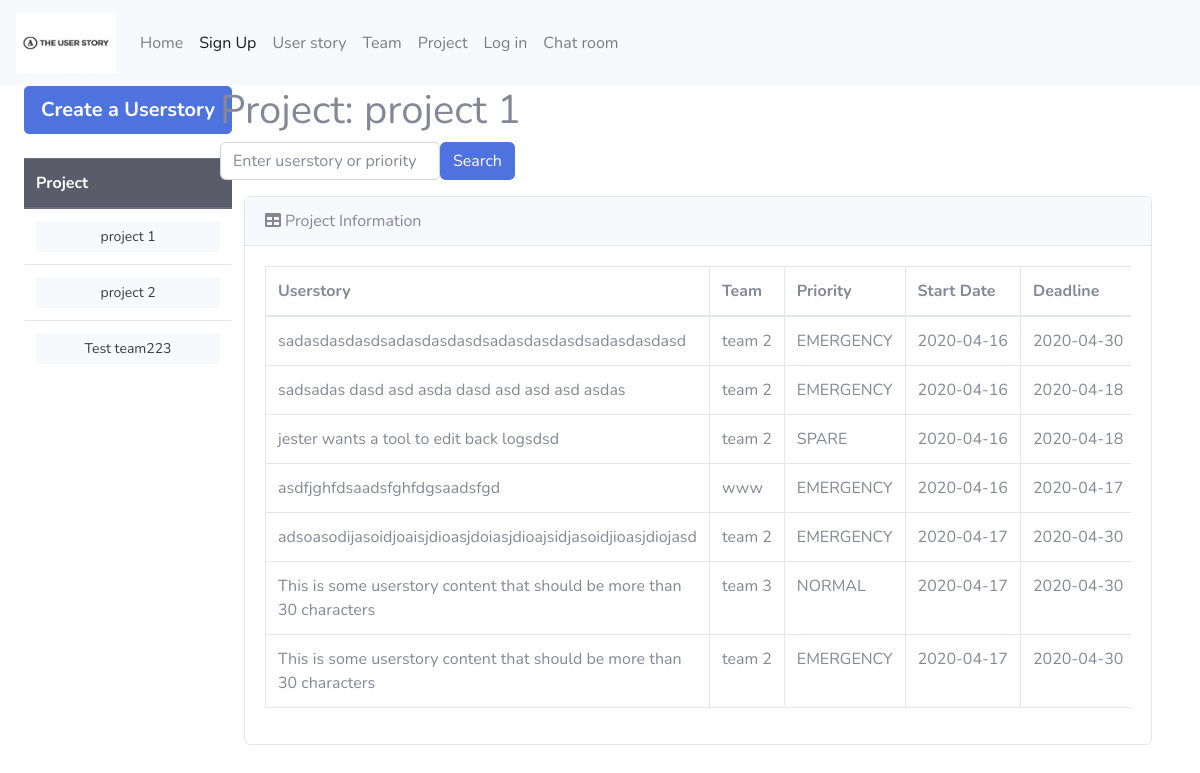
The app's page /userstory/project1, older data.
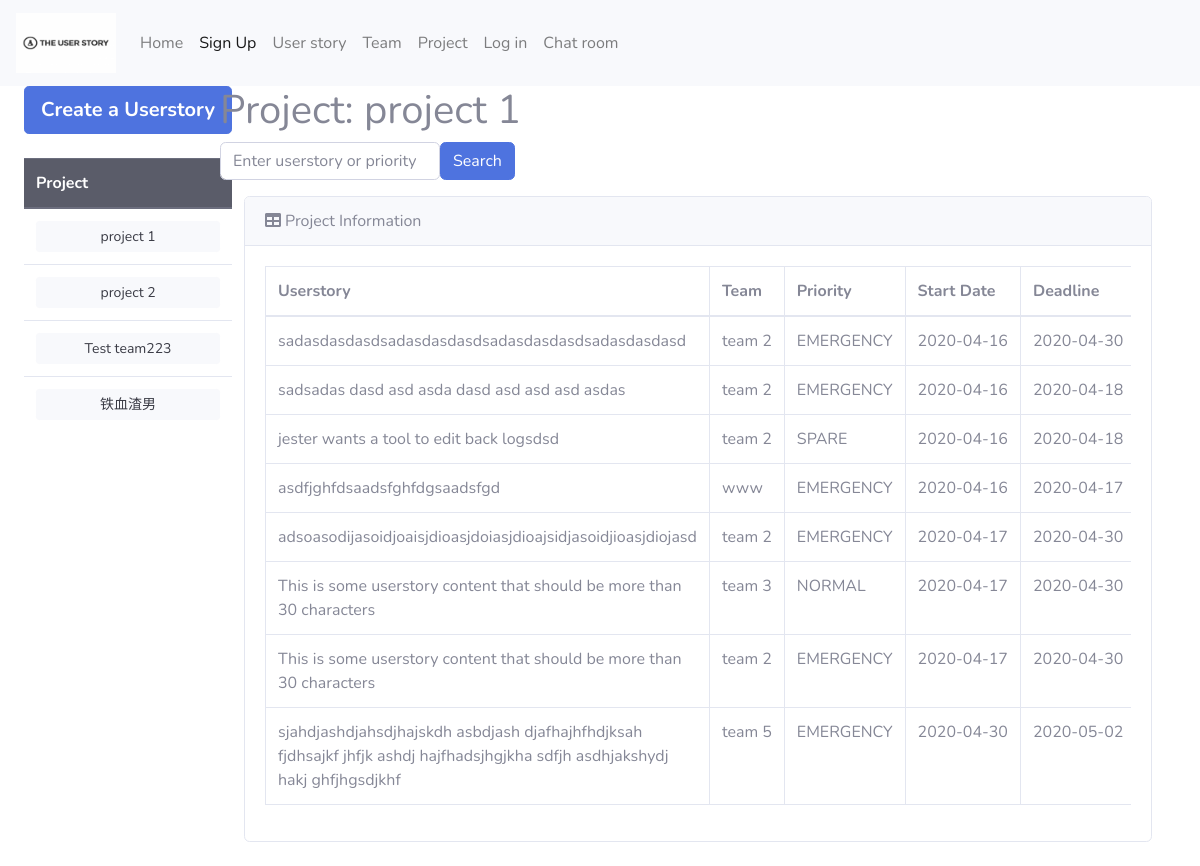
The same page, newer data.
### app/models.py (models this page shows)
class Project(db.Model):
    _table_ = db.Model.metadata.tables['project']
    __table_args__ = {'extend_existing': True}
    project_id = db.Column(db.Integer, primary_key=True)

class Userstory(db.Model):
    _table_ = db.Model.metadata.tables['userstory']
    __table_args__ = {'extend_existing': True}
    userstory_id = db.Column(db.Integer, primary_key=True)

class Team(db.Model):
    _table_ = db.Model.metadata.tables['team']
    __table_args__ = {'extend_existing': True}
    team_id = db.Column(db.Integer, primary_key=True)

### app/userstory/routes.py (the view)
@bp_userstory.route('/userstory/project<project_id>', methods=['GET','POST'])
def userstory_info(project_id):
    one_project = Project.query.filter(Project.project_id.contains(project_id)).all()
    projects = Project.query.all()
    if request.method == 'POST':
        term = request.form['search_term']
        results = Userstory.query.join(Project).filter(Project.project_id.contains(project_id)).filter(Userstory.content.contains(term)|Userstory.priority.contains(term)).all()
        if not results:
            flash('No Userstory Found')
        return render_template('userstory_information.html', userstories=results, one_project=one_project)
    else:
        userstories = Userstory.query.join(Team, Project).with_entities(Team.team_id,
                                                                        Team.name.label('team_name'),
                                                                        Userstory.userstory_id, Userstory.content,
                                                                        Userstory.priority,
                                                                        Userstory.creation_date,
                                                                        Userstory.deadline,
                                                                        Project.project_id,
                                                                        Project.name.label('project_name'),
                                                                        Project.description).filter(
                                                                        Project.project_id.contains(project_id)).all()
    return render_template('userstory_information.html', userstories=userstories, one_project=one_project, projects=projects)

### app/templates/userstory_information.html (shortened to what this page needs)
{% extends "userstory_base.html" %}
{% block userstory_base_content %}
    <div class="col-10">
        <h1>Project: {{ one_project[0].name }}</h1>
        <form class="form-inline ml-auto"
              action="{{ url_for('userstory.userstory_info',project_id=one_project[0].project_id) }}" method="post">
            <input class="form-control" type="search" placeholder="Enter userstory or priority"
                   aria-label="Search" name="search_term">
            <button class="btn btn-primary btn-outline" type="submit">Search</button>
        </form><p></p>
        <div class="container-fluid">
            <div class="card mb-4">
                <div class="card-header"><i class="fas fa-table mr-1"></i>Project Information</div>
                <div class="card-body">
                    <div class="table-responsive">
                        <table class="table table-bordered" id="dataTable" width="100%" cellspacing="0">
                            <thead>
                            <tr>
                                <th>Userstory</th>
                                <th>Team</th>
                                <th>Priority</th>
                                <th>Start Date</th>
                                <th>Deadline</th>
                            </tr>
                            </thead>
                            <tbody>
                            {% for userstory in userstories %}
                                <tr>
                                    <td>{{ userstory.content }}</td>
                                    <td><span class="text-nowrap">{{ userstory.team_name }}</span></td>
                                    <td>{{ userstory.priority }}</td>
                                    <td><span class="text-nowrap">{{ userstory.creation_date }}</span></td>
                                    <td><span class="text-nowrap">{{ userstory.deadline }}</span></td>
                                </tr>
                            {% endfor %}
                            </tbody>
                        </table>
                    </div>
                </div>
            </div>
        </div>
    </div>
{% endblock %}

### app/templates/userstory_base.html (shortened to what this page needs)
{% extends "base.html" %}
{% block content %}
    <div role=main>
        <div class="container-fluid">
            <div class="row">
                <div class="col-2">
                    <ul class="nav flex-column">
                        <li class="nav-item">
                            <a href="{{ url_for('userstory.userstory_creation') }}"
                               class="btn btn-primary btn-lg btn-block"><strong>Create a Userstory</strong>
                            </a><br>
                        </li>
                        <li class="nav-item">
                            <table class="table">
                                <thead class="thead-dark">
                                <tr>
                                    <th scope="col">Project</th>
                                </tr>
                                {% for project in projects %}
                                    <tr>
                                        <td><a type="button" class="btn btn-light btn-sm btn-block"
                                               href="{{ url_for('userstory.userstory_info', project_id=project.project_id) }}">{{ project.name }}</a>
                                        </td>
                                    </tr>
                                {% endfor %}
                                </thead>
                            </table>
                        </li>
                    </ul>
                </div>
                {% block userstory_base_content %}{% endblock %}
            </div>
        </div>
    </div>
{% endblock %}

### app/templates/base.html (shortened to what this page needs)
<!DOCTYPE html>
<html lang="en">
<head>
    <link rel="stylesheet" href="{{ url_for('static', filename='css/bootstrap.css') }}">
    <link href="../static/vendor/fontawesome-free/css/all.min.css" rel="stylesheet" type="text/css">
    <link href="../static/css/sb-admin-2.min.css" rel="stylesheet">
</head>
<body>
<nav class="navbar navbar-expand-lg navbar-light bg-light">
    <a class="navbar-brand" href=" ">
        <img src="{{ url_for('static',filename='the_user_story_logo.png') }}" class="d-inline-block align-top" alt="App
    Logo" width="100" height="60">
    </a>
    <div class="collapse navbar-collapse" id="navbarNavAltMarkup">
        <div class="navbar-nav">
            <a class="nav-item nav-link" href="{{ url_for('main.home') }}">Home</a>
            <a class="nav-item nav-link active" href="{{ url_for('auth.signup') }}">Sign Up </a>
            <a class="nav-item nav-link" href="{{ url_for('userstory.userstory_base') }}">User story</a>
            <a class="nav-item nav-link" href="{{ url_for('team.team_base') }}">Team</a>
            <a class="nav-item nav-link" href="{{ url_for('project.backlog') }}">Project</a>
            {% if current_user.is_anonymous %}
                <li class="nav-item">
                    <a class="nav-link" href="{{ url_for('auth.login') }}">Log in</a>
                </li>
            {% else %}
                <li class="nav-item">
                    <a class="nav-link" href="{{ url_for('auth.logout') }}">Logout</a>
                </li>
            {% endif %}
            <a class="nav-item nav-link" href="{{ url_for('chatapp.room') }}">Chat room</a>
        </div>
    </div>
</nav>
<div role=main>
    {% block content %}
    {% endblock %}
</div>
</body>
</html>

Row changes from the older to the newer data that the page shows:
added Project: name "铁血渣男"
added Userstory: content "sjahdjashdjahsdjhajskdh asbdjash djafhajhfhdjksah fjdhsajkf jhfjk ashdj hajfhadsjhgjkha sdfjh asdhjakshydj hakj ghfjhgsdjkhf", team_name "team 5", priority "EMERGENCY", creation_date "2020-04-30", deadline "2020-05-02"
